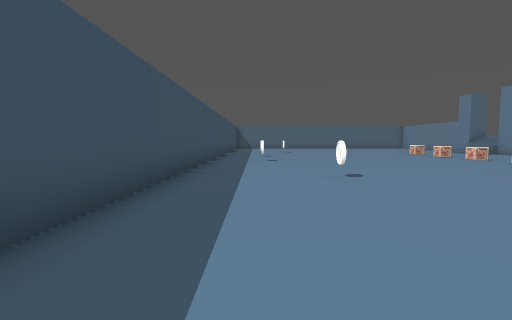
View 1 (above)

17 first-person views from a walk through a 3-D level made in the Unity game engine. The camera is 1.5 m above the floor, tilts 4° down and sees 85° across. The floor is counted in squares, 2 m on a side. Each view is taken from the middle of a square. On the plan, view 1 faces up. The plan holds only what a view shows up to about 10 squares ahead; the rest is blank. The place goes on beyond the plan. Some animated figures are left out. Door leaves are left out, so doorways stand open. Some surface patterns are stand-ins.

View 2
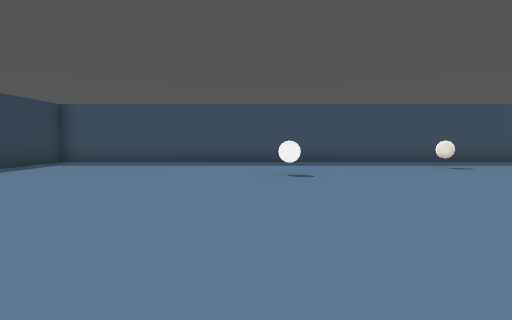

View 3
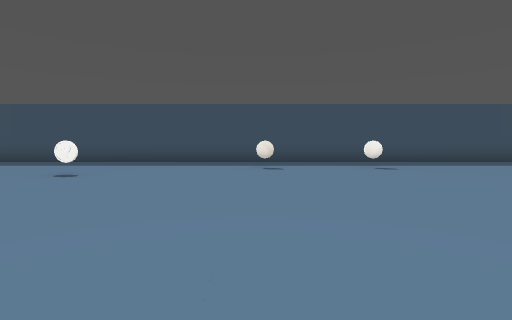

View 4
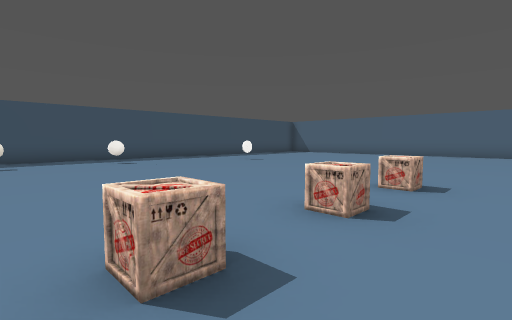

View 5
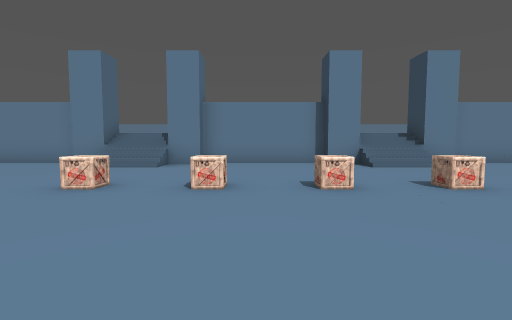

View 6
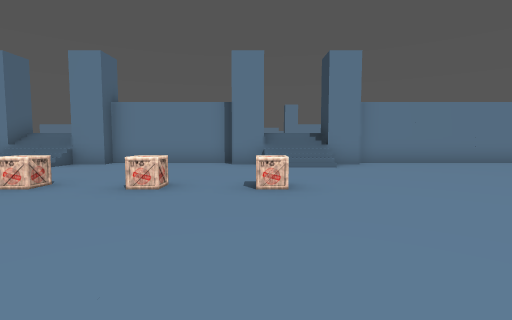

View 7
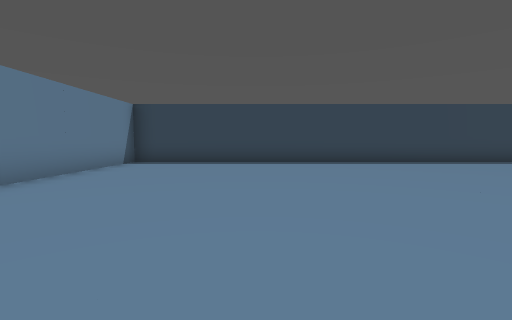

View 8
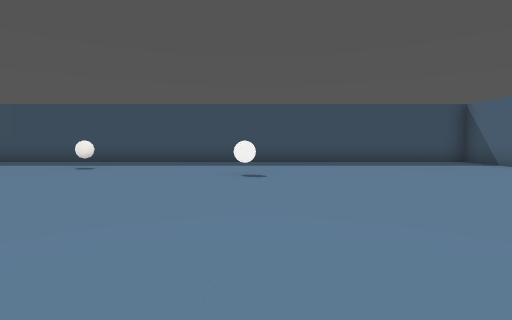

View 9
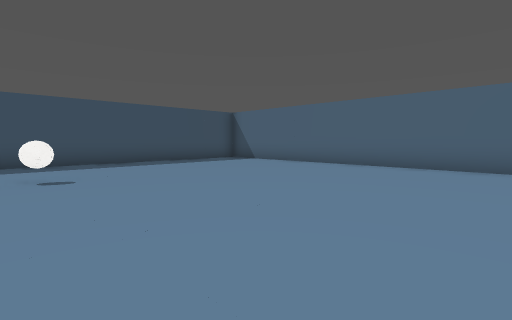

View 10
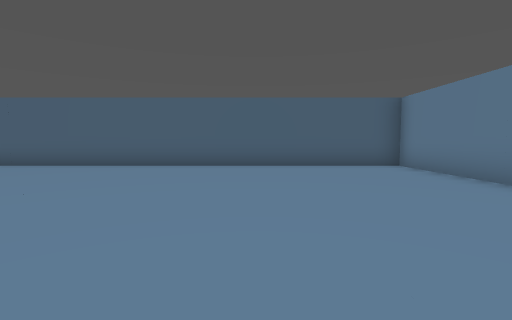

View 11
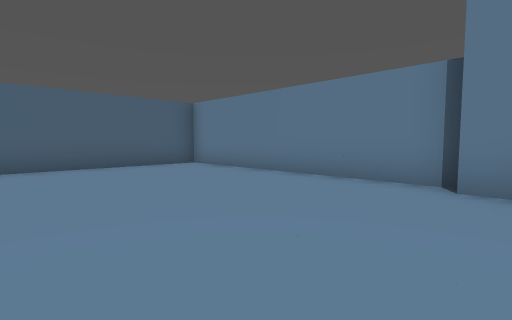

View 12
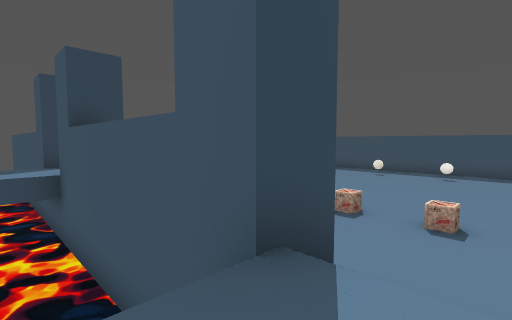

View 13
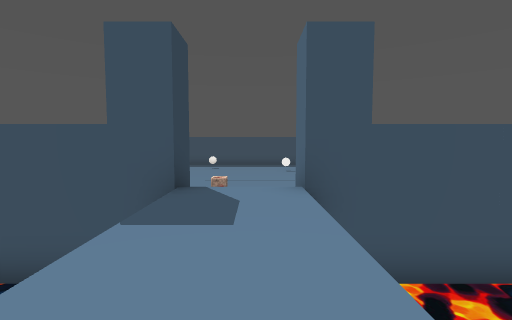

View 14
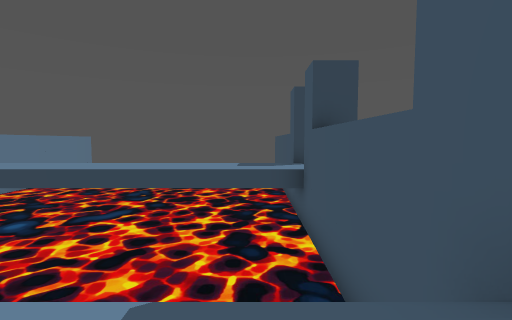

View 15
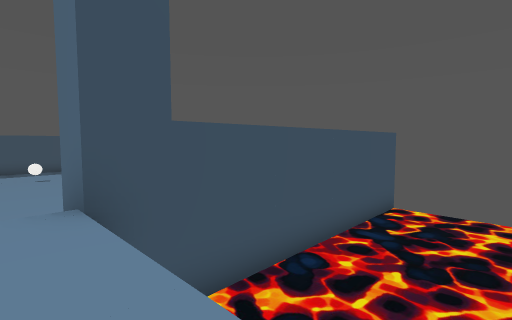

View 16
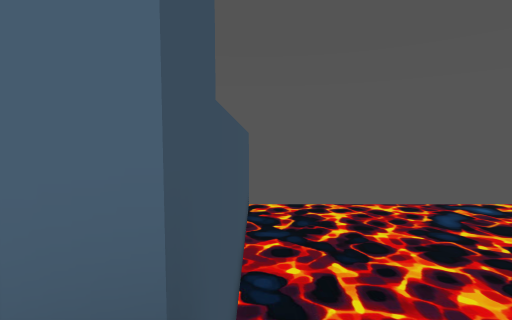

View 17
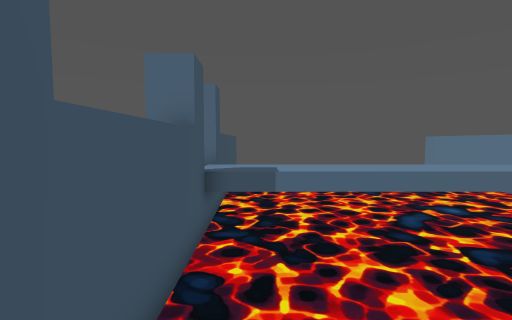

### Floor plan
Key: @ floor where view 1 was taken; # wall or solid block; . main floor; : floor 2 m higher than the main floor; / step, stairs or slope; ≈ liquid the walk keeps out of; C crate; O other object.
Columns run from 2 left of view 1 to 24 right of it. Each row starts with its distance up from view 1.
 26 #################≈≈≈≈≈≈≈≈≈
 25 #...............#≈≈≈≈≈≈≈≈
 24 #...............#≈≈≈≈≈≈≈≈
 23 #...............#≈≈≈≈≈≈≈
 22 #...............#≈≈≈≈≈≈
 21 #...............#≈≈≈≈≈
 20 #...............#≈≈≈≈
 19 #...............#≈≈≈
 18 #...O...........#≈≈≈≈≈≈≈≈≈≈
 17 #............./##≈≈≈≈≈≈≈≈≈
 16 #.............//:::::::::
 15 #..........C..//::::::::
 14 #..............#≈≈≈≈≈≈≈≈
 13 #.O........C....#≈≈≈≈≈≈
 12 #...............#≈≈≈≈≈
 11 #..........C....#≈≈≈≈≈≈
 10 #.O.............#≈≈≈≈≈≈≈
  9 #..........C../##≈≈≈≈≈≈≈≈
  8 #.............//:::::::::
  7 #.............//::::::::::
  6 #...O..........#≈≈≈≈≈≈≈≈≈≈≈
  5 #...............#≈
  4 #...............#≈
  3 #...............#
  2 #...............#
  1 #...............#
  0 #.@.............#
 -1 #...............#
 -2 #################

Positions as (right, up) in squares from view 1, and headings:
1: (0, 0), facing up
2: (8, 5), facing left
3: (8, 10), facing left
4: (10, 10), facing up-left
5: (4, 12), facing right
6: (4, 9), facing right
7: (9, 8), facing down
8: (8, 18), facing left
9: (8, 17), facing up-left
10: (9, 17), facing up
11: (8, 17), facing up-right
12: (15, 16), facing down-left
13: (18, 16), facing left
14: (15, 16), facing down
15: (17, 16), facing up-left
16: (14, 16), facing up
17: (15, 8), facing up
